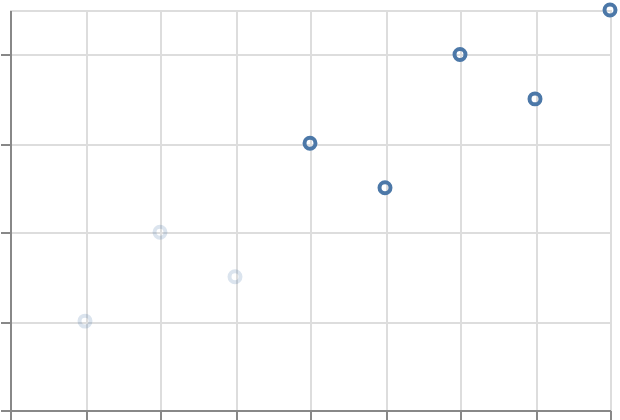

Write the Vega-Lite specification saved for this chart.
### Vega-Lite specification from a JSON file in a GitHub repository (floating-point values rounded to 4 significant figures)
{"$schema": "https://vega.github.io/schema/vega-lite/v6.json", "padding": 5, "autosize": "none", "width": 300, "height": 200, "data": {"name": "table", "values": [{"c": "A", "g": "p", "x": 1, "y": 2, "v": 5, "t": "2024-01-15", "o": {"v": 3}, "IMDB Rating": 6.1, "d": "x1"}, {"c": "B", "g": "q", "x": 2, "y": 4, "v": 9, "t": "2024-02-20", "o": {"v": 7}, "IMDB Rating": 7.4, "d": "x2"}, {"c": "A", "g": "q", "x": 3, "y": 3, "v": 2, "t": "2024-03-05", "o": {"v": 1}, "IMDB Rating": 5.2, "d": "x1"}, {"c": "C", "g": "p", "x": 4, "y": 6, "v": 7, "t": "2024-05-30", "o": {"v": 4}, "IMDB Rating": 8.8, "d": "x3"}, {"c": "B", "g": "p", "x": 5, "y": 5, "v": 4, "t": "2024-07-11", "o": {"v": 9}, "IMDB Rating": 6.9, "d": "x2"}, {"c": "C", "g": "q", "x": 6, "y": 8, "v": 6, "t": "2024-09-02", "o": {"v": 2}, "IMDB Rating": 7.7, "d": "x3"}, {"c": "A", "g": "p", "x": 7, "y": 7, "v": 8, "t": "2024-11-25", "o": {"v": 5}, "IMDB Rating": 4.4, "d": "x1"}, {"c": "B", "g": "q", "x": 8, "y": 9, "v": 3, "t": "2024-12-31", "o": {"v": 8}, "IMDB Rating": 9.1, "d": "x2"}]}, "mark": "point", "encoding": {"x": {"field": "x", "type": "quantitative"}, "y": {"field": "y", "type": "quantitative"}, "opacity": {"condition": {"test": "datum.y > 4", "value": 1}, "value": 0.2}}}
